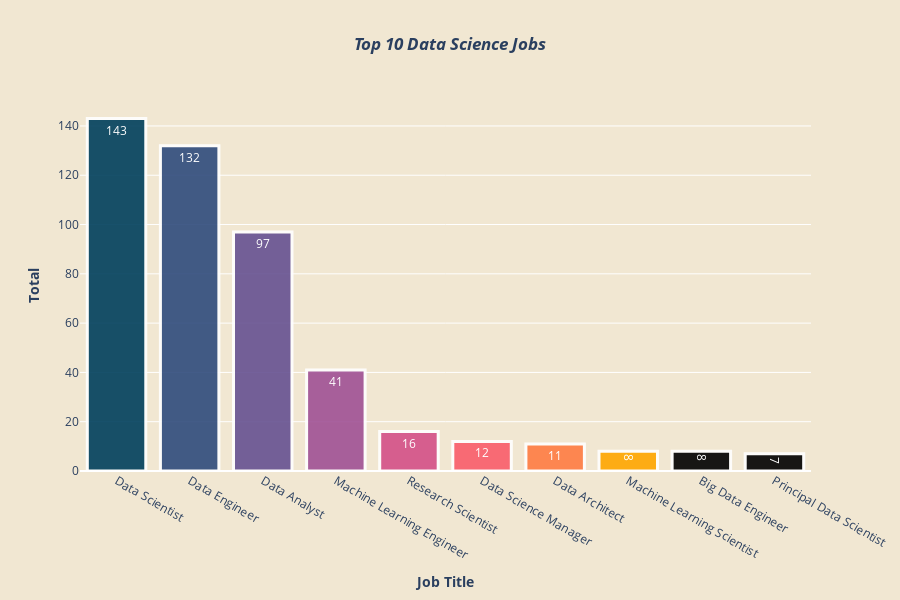

The cell this chart's notebook holds for it:
### Code cell
data = go.Bar(x=top10_jobs['job_title'],
              y=top10_jobs['job_count'],
              text=top10_jobs['job_count'],
              textposition='inside',
              textfont=dict(size=12,
                            color='white'),
              marker=dict(color=colors,
                          opacity=0.9,
                          line_color='white',
                          line_width=3))

layout = go.Layout(title={
    'text': "<b><i>Top 10 Data Science Jobs</i></b>",
    'x': 0.5,
    'xanchor': 'center'},
    xaxis=dict(title='<b>Job Title</b>', tickmode='array'),
    yaxis=dict(title='<b>Total</b>'),
    width=900,
    height=600)

fig = go.Figure(data=data, layout=layout)
fig.update_layout(plot_bgcolor='#f1e7d2',
                  paper_bgcolor='#f1e7d2')
fig.show()

### Figure 1 — Plotly figure (JSON) as saved in the notebook; plotly's stock layout.template omitted (floating-point values rounded to 4 significant figures)
{"data": [{"marker": {"color": ["#003f5c", "#2f4b7c", "#665191", "#a05195", "#d45087", "#f95d6a", "#ff7c43", "#ffa600"], "line": {"color": "white", "width": 3}, "opacity": 0.9}, "text": [143, 132, 97, 41, 16, 12, 11, 8, 8, 7], "textfont": {"color": "white", "size": 12}, "textposition": "inside", "type": "bar", "x": ["Data Scientist", "Data Engineer", "Data Analyst", "Machine Learning Engineer", "Research Scientist", "Data Science Manager", "Data Architect", "Machine Learning Scientist", "Big Data Engineer", "Principal Data Scientist"], "y": [143, 132, 97, 41, 16, 12, 11, 8, 8, 7]}], "layout": {"height": 600, "paper_bgcolor": "#f1e7d2", "plot_bgcolor": "#f1e7d2", "title": {"text": "<b><i>Top 10 Data Science Jobs</i></b>", "x": 0.5, "xanchor": "center"}, "width": 900, "xaxis": {"tickmode": "array", "title": {"text": "<b>Job Title</b>"}}, "yaxis": {"title": {"text": "<b>Total</b>"}}}}
